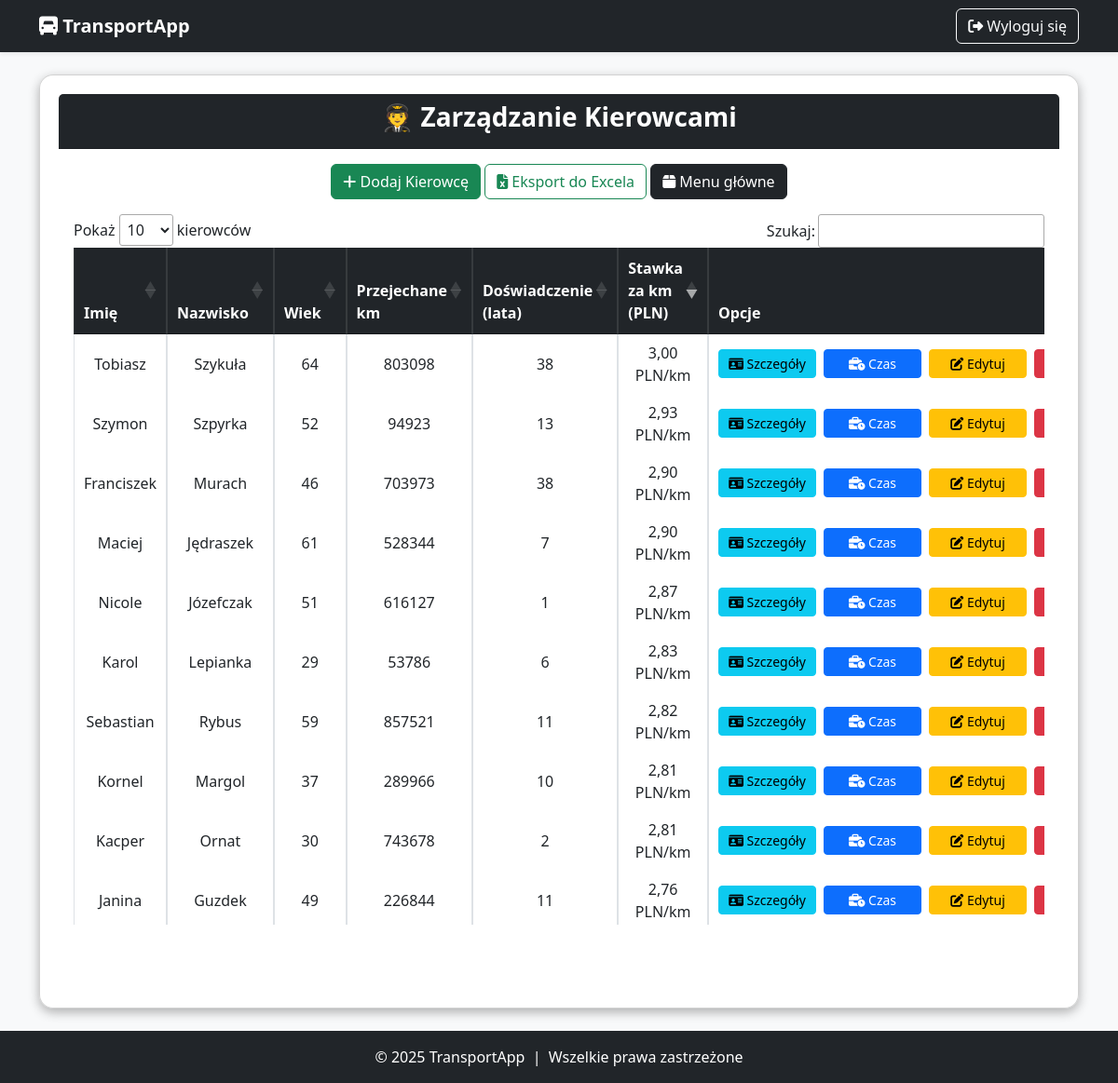
Screenshot of /users/kierowcy/ (signed in) with the database file from the repository.
### users/models.py (models this page shows, shortened)
class Kierowca(models.Model):
    kier_id = models.AutoField(primary_key=True)
    kier_imie = models.CharField(max_length=100, verbose_name="Imię")
    kier_nazwisko = models.CharField(max_length=100, verbose_name="Nazwisko")
    data_urodzenia = models.DateField(verbose_name="Data urodzenia")
    kier_adres = models.TextField(verbose_name="Adres")
    kier_telefon = models.CharField(max_length=15, verbose_name="Telefon")
    kier_email = models.EmailField(verbose_name="Email")
    kier_lata_dosw = models.IntegerField(verbose_name="Lata doświadczenia")
    kier_przejech_km = models.IntegerField(verbose_name="Przejechane km")
    kier_liczba_wykroczen = models.IntegerField(verbose_name="Liczba wykroczeń")
    stawka_za_km = models.DecimalField(max_digits=6, decimal_places=2, verbose_name="Stawka za km (PLN)", default=1.50)
    def oblicz_wiek(self):
        today = date.today()
        return today.year - self.data_urodzenia.year - ((today.month, today.day) < (self.data_urodzenia.month, self.data_urodzenia.day))

### users/views/kierowca_views.py (the view)
# urls.py: path("kierowcy/", zarzadzaj_kierowcami, name="zarzadzaj_kierowcami"),
@login_required
def zarzadzaj_kierowcami(request):
    kierowcy = Kierowca.objects.all()
    return render(request, "users/zarzadzanie/zarzadzaj_kierowcami.html", {"kierowcy": kierowcy})

### users/templates/users/zarzadzanie/zarzadzaj_kierowcami.html (shortened to what this page needs)
{% extends 'base.html' %}
{% block content %}
<div class="row justify-content-center">
    <div class="col-md-12 col-lg-12">
        <div class="card text-center">
            <div class="card-header bg-dark text-white">
                <h3 class="fw-bold">🧑‍✈️ Zarządzanie Kierowcami</h3>
            </div>
            <div class="card-body">
                <a href="{% url 'dodaj_kierowce' %}" class="btn btn-success mb-3">
                    <i class="fa-solid fa-plus"></i> Dodaj Kierowcę
                </a>
                <a href="{% url 'eksportuj_kierowcow_excel' %}" class="btn btn-outline-success mb-3">
                    <i class="fa-solid fa-file-excel"></i> Eksport do Excela
                </a>
                <a href="{% url 'menu_glowne' %}" class="btn btn-dark mb-3">
                    <i class="fa-solid fa-box"></i> Menu główne
                </a>
                <div class="table-responsive">
                    <table id="kierowcyTable" class="table table-bordered table-hover align-middle">
                        <thead class="table-dark">
                            <tr>
                                <th>Imię</th>
                                <th>Nazwisko</th>
                                <th>Wiek</th>
                                <th>Przejechane km</th>
                                <th>Doświadczenie (lata)</th>
                                <th>Stawka za km (PLN)</th>
                                <th>Opcje</th>
                            </tr>
                        </thead>
                        <tbody>
                            {% for kierowca in kierowcy %}
                            <tr>
                                <td>{{ kierowca.kier_imie }}</td>
                                <td>{{ kierowca.kier_nazwisko }}</td>
                                <td>{{ kierowca.oblicz_wiek }}</td>
                                <td>{{ kierowca.kier_przejech_km }}</td>
                                <td>{{ kierowca.kier_lata_dosw }}</td>
                                <td>{{ kierowca.stawka_za_km|floatformat:2 }} PLN/km</td>
                                <td>
                                    <div class="d-flex justify-content-center gap-2">
                                        <a href="{% url 'szczegoly_kierowcy' kierowca.kier_id %}" class="btn btn-info btn-sm flex-fill">
                                            <i class="fa-solid fa-id-card"></i> Szczegóły
                                        </a>
                                        <a href="{% url 'czas_kierowcy_redirect' kierowca.kier_id %}" class="btn btn-primary btn-sm flex-fill">
                                            <i class="fa-solid fa-business-time"></i> Czas
                                        </a>
                                        <a href="{% url 'edytuj_kierowce' kierowca.kier_id %}" class="btn btn-warning btn-sm flex-fill">
                                            <i class="fa-solid fa-edit"></i> Edytuj
                                        </a>
                                        <a href="{% url 'usun_kierowce' kierowca.kier_id %}" class="btn btn-danger btn-sm flex-fill">
                                        </a>
                                    </div>
                                </td>
                            </tr>
                            {% endfor %}
                        </tbody>
                    </table>
                </div>
            </div>
        </div>
    </div>
</div>
<link rel="stylesheet" href="https://cdn.datatables.net/1.11.5/css/jquery.dataTables.min.css">
{% endblock %}

### users/templates/users/zarzadzanie/zarzadzaj_kierowcami.html (style rules this page uses)
.btn-sm { min-width: 105px; }

### rows the page displays
Kierowca: kier_imie "Tobiasz", kier_nazwisko "Szykuła", oblicz_wiek "64", kier_przejech_km "803098", kier_lata_dosw "38", stawka_za_km "3,00"
Kierowca: kier_imie "Sebastian", kier_nazwisko "Rybus", oblicz_wiek "59", kier_przejech_km "857521", kier_lata_dosw "11", stawka_za_km "2,82"
Kierowca: kier_imie "Karol", kier_nazwisko "Lepianka", oblicz_wiek "29", kier_przejech_km "53786", kier_lata_dosw "6", stawka_za_km "2,83"
Kierowca: kier_imie "Franciszek", kier_nazwisko "Murach", oblicz_wiek "46", kier_przejech_km "703973", kier_lata_dosw "38", stawka_za_km "2,90"
Kierowca: kier_imie "Nicole", kier_nazwisko "Józefczak", oblicz_wiek "51", kier_przejech_km "616127", kier_lata_dosw "1", stawka_za_km "2,87"
Kierowca: kier_imie "Maciej", kier_nazwisko "Jędraszek", oblicz_wiek "61", kier_przejech_km "528344", kier_lata_dosw "7", stawka_za_km "2,90"
Kierowca: kier_imie "Kornel", kier_nazwisko "Margol", oblicz_wiek "37", kier_przejech_km "289966", kier_lata_dosw "10", stawka_za_km "2,81"
Kierowca: kier_imie "Janina", kier_nazwisko "Guzdek", oblicz_wiek "49", kier_przejech_km "226844", kier_lata_dosw "11", stawka_za_km "2,76"
Kierowca: kier_imie "Kacper", kier_nazwisko "Ornat", oblicz_wiek "30", kier_przejech_km "743678", kier_lata_dosw "2", stawka_za_km "2,81"
Kierowca: kier_imie "Szymon", kier_nazwisko "Szpyrka", oblicz_wiek "52", kier_przejech_km "94923", kier_lata_dosw "13", stawka_za_km "2,93"
